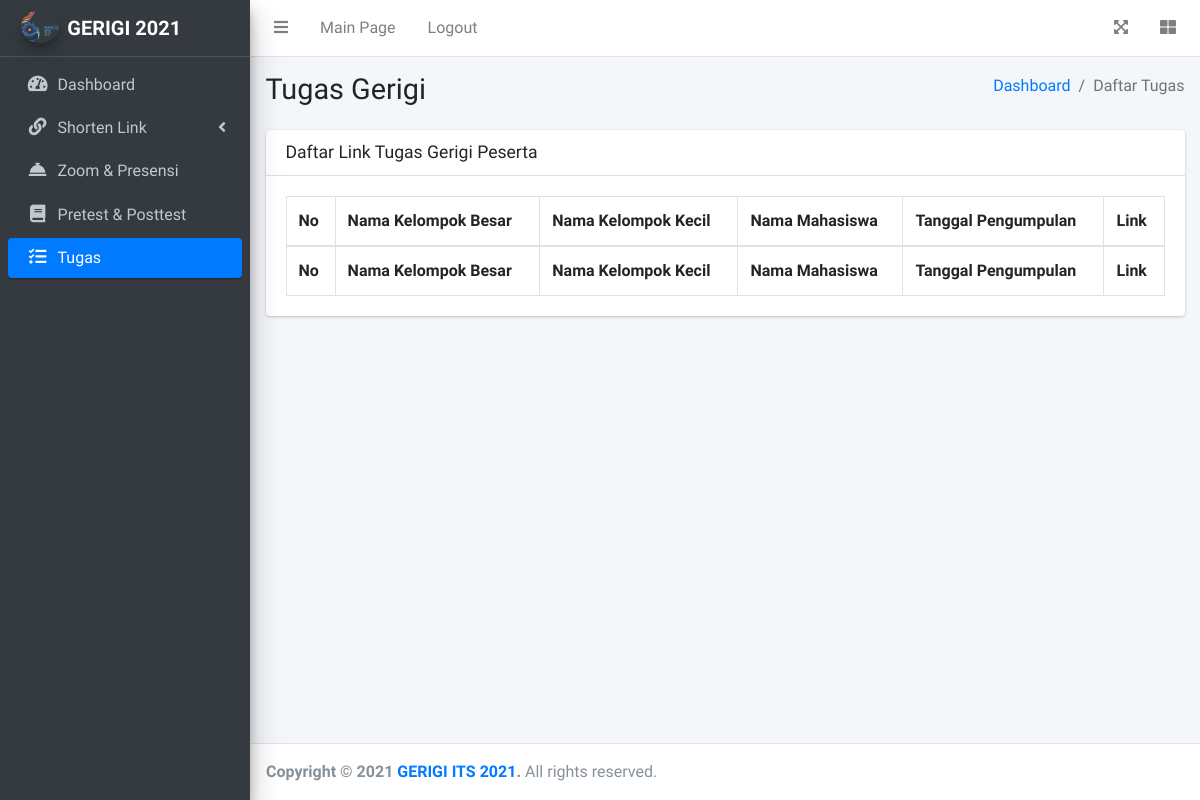
The page /index.php/admin/tasks on the database as committed earlier.
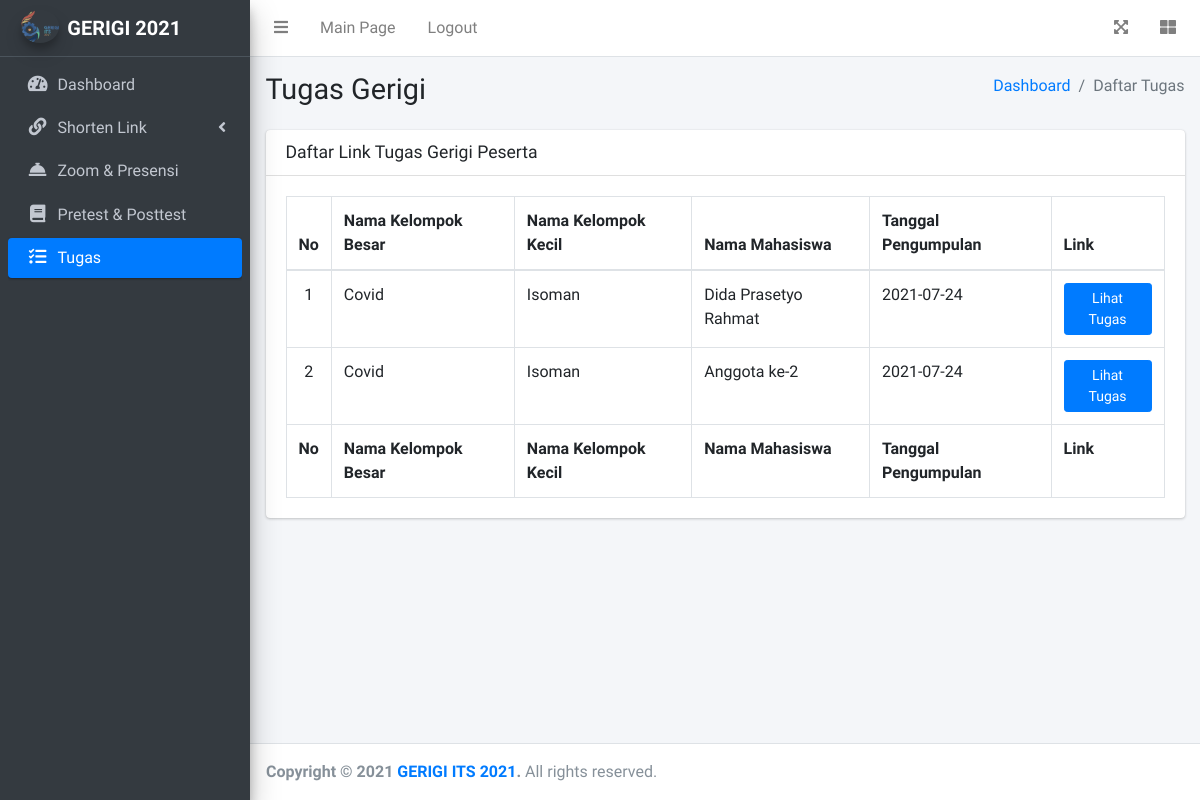
The same page on the database as committed later.
### tables this page shows
CREATE TABLE `tbtugas` (
  `idTugas` int(11) NOT NULL,
  `idInfoTugas` int(11) NOT NULL,
  `idUser` int(11) NOT NULL,
  `idKelBesar` int(11) NOT NULL,
  `idKelKecil` int(11) NOT NULL,
  `link` varchar(256) NOT NULL,
  `dateCreate` date NOT NULL
);

CREATE TABLE `tbkelbesar` (
  `idKelBesar` int(11) NOT NULL,
  `namaKelBesar` varchar(100) NOT NULL,
  `namaPicKelBesar` varchar(100) NOT NULL,
  `cpPicKelBesar` varchar(100) NOT NULL,
  `dateCreate` datetime NOT NULL
);

CREATE TABLE `tbkelkecil` (
  `idKelKecil` int(11) NOT NULL,
  `namaKelKecil` varchar(100) NOT NULL,
  `idKelBesar` int(11) NOT NULL,
  `namaPicKelKecil` varchar(100) NOT NULL,
  `cpPicKelKecil` varchar(100) NOT NULL,
  `dateCreate` datetime NOT NULL
);

CREATE TABLE `tbuser` (
  `idUser` int(11) NOT NULL,
  `username` varchar(25) NOT NULL,
  `userPass` text NOT NULL,
  `nama` varchar(255) NOT NULL,
  `idKelBesar` int(11) NOT NULL,
  `idKelKecil` int(11) NOT NULL,
  `role` text NOT NULL,
  `status` tinyint(1) NOT NULL DEFAULT 0,
  `dateUpdate` datetime NOT NULL
);

### application/controllers/Admin.php (called while the page is built, shortened)
<?php
class Admin extends CI_Controller
{
	public function __construct()
	{
		$this->load->model('ModelAdmin');
	}
	public function tasks()
	{
		$data = [
			'title'			=> 'Tugas',
			'lists'			=> $this->ModelAdmin->getTasks()
		];
		$this->load->view('Adminpage/Templates/header', $data);
		$this->load->view('Adminpage/Templates/navbar');
		$this->load->view('Adminpage/Templates/sidebar', $data);
		$this->load->view('Adminpage/tugas');
		$this->load->view('Adminpage/Templates/footer');
	}
}

### index.php (called while the page is built, shortened)
<?php
require_once BASEPATH.'core/CodeIgniter.php';

### application/models/ModelAdmin.php (called while the page is built, shortened)
<?php
class ModelAdmin extends CI_Model
{
	function getTasks()
	{
		$this->db->select('tbtugas.*, tbuser.nama, tbkelbesar.namaKelBesar, tbkelkecil.namaKelKecil');
		$this->db->from('tbtugas');
		$this->db->join('tbuser', 'tbuser.idUser = tbtugas.idUser');
		$this->db->join('tbkelbesar', 'tbkelbesar.idKelBesar = tbtugas.idKelBesar');
		$this->db->join('tbkelkecil', 'tbkelkecil.idKelKecil = tbtugas.idKelKecil');
		return $this->db->get()->result_array();
	}
}

### application/views/Adminpage/tugas.php (the view)
<div class="content-wrapper">
  <div class="content-header">
    <div class="container-fluid">
      <div class="row mb-2">
        <div class="col-sm-6">
          <h1 class="m-0">Tugas Gerigi</h1>
        </div>
        <div class="col-sm-6">
          <ol class="breadcrumb float-sm-right">
            <li class="breadcrumb-item"><a href="<?= base_url('Admin'); ?>">Dashboard</a></li>
            <li class="breadcrumb-item active">Daftar Tugas</li>
          </ol>
        </div>
      </div>
    </div>
  </div>
  <div class="content">
    <div class="container-fluid">
      <div class="card">
        <div class="card-header">
          <h3 class="card-title">Daftar Link Tugas Gerigi Peserta</h3>
        </div>
        <div class="card-body">
          <table id="datatables" class="table table-bordered table-hover">
            <thead>
              <tr>
                <th>No</th>
                <th>Nama Kelompok Besar</th>
                <th>Nama Kelompok Kecil</th>
                <th>Nama Mahasiswa</th>
                <th>Tanggal Pengumpulan</th>
                <th>Link</th>
              </tr>
            </thead>
            <tbody>
              <?php $i = 1 ?>
              <?php foreach ($lists as $list) : ?>
                <tr>
                  <td class="text-center"><?= $i++; ?></td>
                  <td><?= $list['namaKelBesar']; ?></td>
                  <td><?= $list['namaKelKecil']; ?></td>
                  <td><?= $list['nama']; ?></td>
                  <td><?= $list['dateCreate']; ?></td>
                  <td class="text-center">
                    <a href="https://<?php echo $list['link'];?>" target='_blank' class="btn btn-sm btn-primary">Lihat Tugas</a>
                  </td>
                </tr>
              <?php endforeach; ?>
            </tbody>
            <tfoot>
              <tr>
                <th>No</th>
                <th>Nama Kelompok Besar</th>
                <th>Nama Kelompok Kecil</th>
                <th>Nama Mahasiswa</th>
                <th>Tanggal Pengumpulan</th>
                <th>Link</th>
              </tr>
            </tfoot>
          </table>
        </div>
      </div>
    </div>
  </div>
</div>

### application/views/Adminpage/Templates/header.php (shortened to what this page needs)
<!DOCTYPE html>
<html lang="en">
<head>
  <link rel="stylesheet" href="<?= base_url('assets/admin/vendor/'); ?>fontawesome-free/css/all.min.css">
  <link rel="stylesheet" href="<?= base_url('assets/admin/vendor/'); ?>datatables-bs4/css/dataTables.bootstrap4.min.css">
  <link rel="stylesheet" href="<?= base_url('assets/admin/vendor/'); ?>datatables-responsive/css/responsive.bootstrap4.min.css">
  <link rel="stylesheet" href="<?= base_url('assets/admin/vendor/'); ?>datatables-buttons/css/buttons.bootstrap4.min.css">
  <link rel="stylesheet" href="<?= base_url('assets/admin/css/'); ?>adminlte.min.css">
</head>
<body class="hold-transition sidebar-mini">
  <div class="wrapper">

### application/views/Adminpage/Templates/navbar.php
<nav class="main-header navbar navbar-expand navbar-white navbar-light">
  <ul class="navbar-nav">
    <li class="nav-item">
      <a class="nav-link" data-widget="pushmenu" href="#" role="button"><i class="fas fa-bars"></i></a>
    </li>
    <li class="nav-item d-none d-sm-inline-block">
      <a href="<?= base_url(''); ?>" class="nav-link">Main Page</a>
    </li>
    <li class="nav-item d-none d-sm-inline-block">
      <a href="<?= base_url('home/logout'); ?>" class="nav-link">Logout</a>
    </li>
  </ul>
  <ul class="navbar-nav ml-auto">
    <li class="nav-item">
      <a class="nav-link" data-widget="fullscreen" href="#" role="button">
        <i class="fas fa-expand-arrows-alt"></i>
      </a>
    </li>
    <li class="nav-item">
      <a class="nav-link" data-widget="control-sidebar" data-slide="true" href="#" role="button">
        <i class="fas fa-th-large"></i>
      </a>
    </li>
  </ul>
</nav>

### application/views/Adminpage/Templates/sidebar.php (shortened to what this page needs)
<aside class="main-sidebar sidebar-dark-primary elevation-4">
  <a href="<?= base_url('Admin'); ?>" class="brand-link">
    <img src="<?=base_url('assets/') ?>img/LogoGerigi.png" alt="Logo Gerigi" class="brand-image img-circle elevation-3" style="opacity: .8">
    <span class="brand-text font-weight-bold">GERIGI 2021</span>
  </a>
  <div class="sidebar">
    <nav class="mt-2">
      <ul class="nav nav-pills nav-sidebar flex-column" data-widget="treeview" role="menu" data-accordion="false">
        <li class="nav-item">
          <a href="<?= base_url('Admin'); ?>" class="nav-link <?= $title == 'Admin' ? 'active' : ''; ?>">
            <i class="nav-icon fas fa-tachometer-alt"></i>
            <p>
              Dashboard
            </p>
          </a>
        </li>
        <li class="nav-item <?= ($title == 'Buat Shorten Link' || $title == 'Daftar Shorten Link') ? 'menu-open' : ''; ?>">
          <a href="" class="nav-link <?= ($title == 'Buat Shorten Link' || $title == 'Daftar Shorten Link') ? 'active' : ''; ?>">
            <i class="nav-icon fas fa-link"></i>
            <p>
              Shorten Link
              <i class="right fas fa-angle-left"></i>
            </p>
          </a>
        </li>
        <li class="nav-item">
          <a href="<?= base_url('Admin/link'); ?>" class="nav-link <?= $title == 'Zoom & Presensi' ? 'active' : ''; ?>">
            <i class="nav-icon fas fa-concierge-bell"></i>
            <p>
              Zoom & Presensi
            </p>
          </a>
        </li>
        <li class="nav-item">
          <a href="<?= base_url('Admin/tests'); ?>" class="nav-link <?= $title == 'Pretest & Posttest' ? 'active' : ''; ?>">
            <i class="nav-icon fas fa-book"></i>
            <p>
              Pretest & Posttest
            </p>
          </a>
        </li>
        <li class="nav-item">
          <a href="<?= base_url('Admin/tasks'); ?>" class="nav-link <?= $title == 'Tugas' ? 'active' : ''; ?>">
            <i class="nav-icon fas fa-tasks"></i>
            <p>
              Tugas
            </p>
          </a>
        </li>
      </ul>
    </nav>
  </div>
</aside>

### application/views/Adminpage/Templates/footer.php (shortened to what this page needs)
<footer class="main-footer">
  <strong>Copyright &copy; 2021 <a href="<?= base_url(''); ?>">GERIGI ITS 2021</a>.</strong> All rights reserved.
</footer>
</div>
</body>
</html>

Rows that differ between the two databases and show on the page:
added tbtugas: idKelBesar.namaKelBesar "Covid", idKelKecil.namaKelKecil "Isoman", idUser.nama "Dida Prasetyo Rahmat", dateCreate "2021-07-24"
added tbtugas: idKelBesar.namaKelBesar "Covid", idKelKecil.namaKelKecil "Isoman", idUser.nama "Anggota ke-2", dateCreate "2021-07-24"
